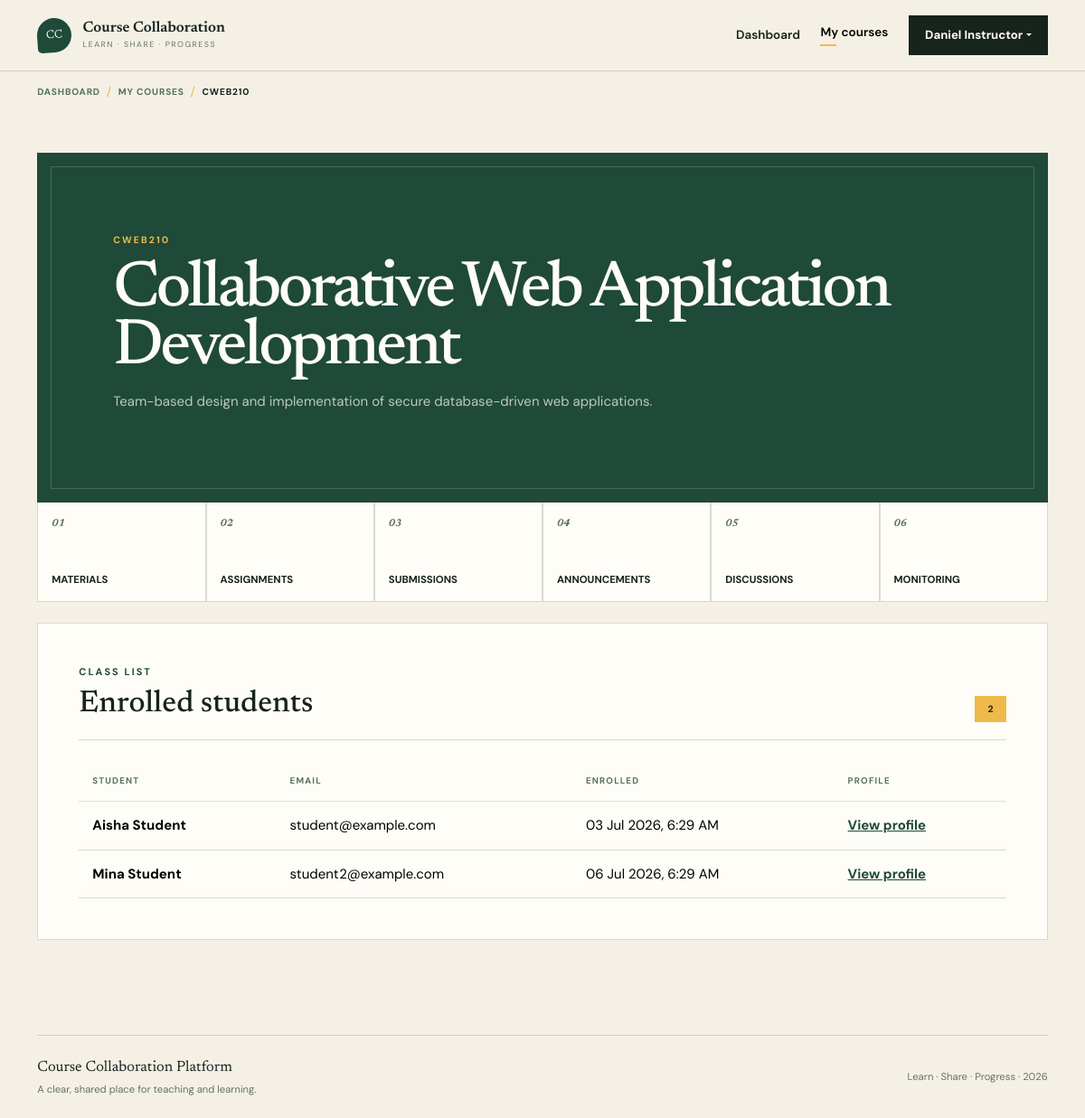
Screenshot of /instructor/course.php?id=3 (signed in) with the database file from the repository.
### tables this page shows
CREATE TABLE courses (
    id BIGINT UNSIGNED AUTO_INCREMENT PRIMARY KEY,
    instructor_id BIGINT UNSIGNED NOT NULL,
    course_code VARCHAR(30) NOT NULL,
    title VARCHAR(180) NOT NULL,
    description TEXT NULL,
    is_published TINYINT(1) NOT NULL DEFAULT 1,
    created_at TIMESTAMP NOT NULL DEFAULT CURRENT_TIMESTAMP,
    updated_at TIMESTAMP NOT NULL DEFAULT CURRENT_TIMESTAMP ON UPDATE CURRENT_TIMESTAMP,
    UNIQUE KEY uq_courses_code (course_code),
    KEY idx_courses_instructor (instructor_id),
    CONSTRAINT fk_courses_instructor
        FOREIGN KEY (instructor_id) REFERENCES users(id)
        ON UPDATE CASCADE ON DELETE RESTRICT
);

CREATE TABLE users (
    id BIGINT UNSIGNED AUTO_INCREMENT PRIMARY KEY,
    full_name VARCHAR(120) NOT NULL,
    email VARCHAR(190) NOT NULL,
    password_hash VARCHAR(255) NOT NULL,
    role ENUM('student', 'instructor') NOT NULL DEFAULT 'student',
    is_active TINYINT(1) NOT NULL DEFAULT 1,
    created_at TIMESTAMP NOT NULL DEFAULT CURRENT_TIMESTAMP,
    updated_at TIMESTAMP NOT NULL DEFAULT CURRENT_TIMESTAMP ON UPDATE CURRENT_TIMESTAMP,
    UNIQUE KEY uq_users_email (email),
    KEY idx_users_role (role)
);

CREATE TABLE enrolments (
    id BIGINT UNSIGNED AUTO_INCREMENT PRIMARY KEY,
    course_id BIGINT UNSIGNED NOT NULL,
    student_id BIGINT UNSIGNED NOT NULL,
    status ENUM('active', 'withdrawn') NOT NULL DEFAULT 'active',
    enrolled_at TIMESTAMP NOT NULL DEFAULT CURRENT_TIMESTAMP,
    UNIQUE KEY uq_enrolments_course_student (course_id, student_id),
    KEY idx_enrolments_student (student_id),
    CONSTRAINT fk_enrolments_course
        FOREIGN KEY (course_id) REFERENCES courses(id)
        ON UPDATE CASCADE ON DELETE CASCADE,
    CONSTRAINT fk_enrolments_student
        FOREIGN KEY (student_id) REFERENCES users(id)
        ON UPDATE CASCADE ON DELETE CASCADE
);

### config/app.php (called while the page is built, shortened)
<?php
function url(string $path = ''): string
{
    return BASE_URL . ($path !== '' ? '/' . ltrim($path, '/') : '');
}
function e(?string $value): string
{
    return htmlspecialchars($value ?? '', ENT_QUOTES | ENT_SUBSTITUTE, 'UTF-8');
}

### includes/auth.php (called while the page is built, shortened)
<?php
require_once __DIR__ . '/../config/app.php';
require_once __DIR__ . '/../config/database.php';
function current_user(): ?array
{
    return isset($_SESSION['user']) && is_array($_SESSION['user']) ? $_SESSION['user'] : null;
}
function require_login(): array
{
    $user = current_user();
    return $user;
}
function require_role(string $role): array
{
    $user = require_login();
    return $user;
}
function positive_id(mixed $value): ?int
{
    $validated = filter_var($value, FILTER_VALIDATE_INT, ['options' => ['min_range' => 1]]);
    return $validated === false ? null : (int) $validated;
}
function dashboard_path(array $user): string
{
    return ($user['role'] ?? '') === 'instructor' ? 'instructor/dashboard.php' : 'student/dashboard.php';
}
function format_datetime(?string $value, string $fallback = 'Not available'): string
{
    $timestamp = strtotime($value);
    return $timestamp === false ? $fallback : date('d M Y, g:i A', $timestamp);
}
function owned_course(int $courseId, int $instructorId): array
{
    $statement = database()->prepare(
        'SELECT c.*, u.full_name AS instructor_name
         FROM courses c JOIN users u ON u.id = c.instructor_id
         WHERE c.id = :course_id AND c.instructor_id = :instructor_id LIMIT 1'
    );
    $statement->execute(['course_id' => $courseId, 'instructor_id' => $instructorId]);
    $course = $statement->fetch();
    return $course;
}

### config/database.php (called while the page is built, shortened)
<?php
function database(): PDO
{
    static $connection = null;
    if ($connection instanceof PDO) {
        return $connection;
    }
    $host = getenv('DB_HOST') ?: '127.0.0.1';
    $port = getenv('DB_PORT') ?: '3306';
    $name = getenv('DB_NAME') ?: 'course_collaboration';
    $username = getenv('DB_USER') ?: 'root';
    $password = getenv('DB_PASS') ?: '';
    $dsn = "mysql:host={$host};port={$port};dbname={$name};charset=utf8mb4";
    try {
        $connection = new PDO($dsn, $username, $password, [
            PDO::ATTR_ERRMODE => PDO::ERRMODE_EXCEPTION,
            PDO::ATTR_DEFAULT_FETCH_MODE => PDO::FETCH_ASSOC,
            PDO::ATTR_EMULATE_PREPARES => false,
        ]);
    } catch (PDOException $exception) {
        error_log('Database connection failed: ' . $exception->getMessage());
        throw new RuntimeException('Unable to connect to the database. Check the application configuration.');
    }
    return $connection;
}

### instructor/course.php (the view, shortened to what this page needs)
<?php
require_once __DIR__ . '/../includes/auth.php';
$user = require_role('instructor');
$courseId = positive_id($_GET['id'] ?? null) ?? not_found('Invalid course ID.');
$course = owned_course($courseId, (int) $user['id']);
$studentStatement = database()->prepare(
    'SELECT u.id, u.full_name, u.email, e.enrolled_at
     FROM enrolments e
     JOIN users u ON u.id = e.student_id
     WHERE e.course_id = :course_id AND e.status = :status
     ORDER BY u.full_name'
);
$studentStatement->execute([
    'course_id' => $courseId,
    'status' => 'active',
]);
$students = $studentStatement->fetchAll();
$pageTitle = $course['course_code'];
$activePage = 'instructor-courses';
require __DIR__ . '/../includes/header.php';
?>
<section class="app-shell">
    <div class="container">
        <div class="course-hero">
            <span><?= e($course['course_code']) ?></span>
            <h1><?= e($course['title']) ?></h1>
            <p><?= e($course['description'] ?: 'No course description has been added yet.') ?></p>
        </div>
        <nav class="action-grid" aria-label="Course tools">
            <a href="<?= e(url('instructor/materials.php?course_id=' . $courseId)) ?>">
                <span>01</span> Materials
            </a>
            <a href="<?= e(url('instructor/assignments.php?course_id=' . $courseId)) ?>">
                <span>02</span> Assignments
            </a>
            <a href="<?= e(url('instructor/submissions.php?course_id=' . $courseId)) ?>">
                <span>03</span> Submissions
            </a>
            <a href="<?= e(url('instructor/announcements.php?course_id=' . $courseId)) ?>">
                <span>04</span> Announcements
            </a>
            <a href="<?= e(url('discussions.php?course_id=' . $courseId)) ?>">
                <span>05</span> Discussions
            </a>
            <a href="<?= e(url('instructor/monitoring.php?course_id=' . $courseId)) ?>">
                <span>06</span> Monitoring
            </a>
        </nav>
        <div class="content-panel mt-4">
            <div class="panel-heading">
                <div>
                    <p class="eyebrow mb-2">Class list</p>
                    <h2>Enrolled students</h2>
                </div>
                <span class="count-pill"><?= count($students) ?></span>
            </div>
            <?php if ($students === []): ?>
                <div class="empty-state">
                    <h3>No students enrolled</h3>
                    <p>Students will appear here after they enrol.</p>
                </div>
            <?php else: ?>
                <div class="table-responsive">
                    <table class="table app-table">
                        <thead>
                            <tr>
                                <th>Student</th>
                                <th>Email</th>
                                <th>Enrolled</th>
                                <th>Profile</th>
                            </tr>
                        </thead>
                        <tbody>
                            <?php foreach ($students as $student): ?>
                                <tr>
                                    <td><strong><?= e($student['full_name']) ?></strong></td>
                                    <td><?= e($student['email']) ?></td>
                                    <td><?= e(format_datetime($student['enrolled_at'])) ?></td>
                                    <td>
                                        <a href="<?= e(url(
                                            'instructor/student_profile.php?course_id=' . $courseId
                                            . '&student_id=' . $student['id']
                                        )) ?>">View profile</a>
                                    </td>
                                </tr>
                            <?php endforeach; ?>
                        </tbody>
                    </table>
                </div>
            <?php endif; ?>
        </div>
    </div>
</section>
<?php require __DIR__ . '/../includes/footer.php'; ?>

### includes/header.php (shortened to what this page needs)
<?php
require_once __DIR__ . '/auth.php';
$pageTitle = $pageTitle ?? 'Learn together';
$activePage = $activePage ?? 'home';
$authenticatedUser = current_user();
$breadcrumbSections = [
    'browse-courses' => ['label' => 'Browse courses', 'url' => url('student/courses.php')],
    'my-courses' => ['label' => 'My courses', 'url' => url('student/enrolled.php')],
    'instructor-courses' => ['label' => 'My courses', 'url' => url('instructor/courses.php')],
];
$breadcrumbs = [];
if ($activePage !== 'home') {
    $isDashboard = in_array($activePage, ['student-dashboard', 'instructor-dashboard'], true);
    if ($authenticatedUser !== null) {
        $breadcrumbs[] = [
            'label' => 'Dashboard',
            'url' => $isDashboard ? null : url(dashboard_path($authenticatedUser)),
        ];
    } else {
        $breadcrumbs[] = ['label' => 'Home', 'url' => url()];
    }
    if (!$isDashboard) {
        $section = $breadcrumbSections[$activePage] ?? null;
        if ($section !== null && $section['label'] !== $pageTitle) {
            $breadcrumbs[] = $section;
        }
        $breadcrumbs[] = ['label' => $pageTitle, 'url' => null];
    }
}
?>
<!doctype html>
<html lang="en">
<head>
    <link href="https://cdn.jsdelivr.net/npm/bootstrap@5.3.3/dist/css/bootstrap.min.css" rel="stylesheet">
    <link rel="stylesheet" href="<?= e(url('assets/css/style.css')) ?>">
</head>
<body>
<header class="site-header">
    <nav class="navbar navbar-expand-lg" aria-label="Main navigation">
        <div class="container py-2">
            <a class="navbar-brand brand-lockup" href="<?= e(url()) ?>" aria-label="Course Collaboration Platform home">
                <span class="brand-mark" aria-hidden="true">CC</span>
                <span>
                    <strong>Course Collaboration</strong>
                    <small>Learn &middot; Share &middot; Progress</small>
                </span>
            </a>
            <div class="collapse navbar-collapse" id="mainNavigation">
                <ul class="navbar-nav ms-auto align-items-lg-center gap-lg-2">
                    <?php if ($authenticatedUser === null): ?>
                        <li class="nav-item">
                            <a class="nav-link <?= $activePage === 'home' ? 'active' : '' ?>" <?= $activePage === 'home' ? 'aria-current="page"' : '' ?> href="<?= e(url()) ?>">Home</a>
                        </li>
                        <li class="nav-item"><a class="nav-link <?= $activePage === 'login' ? 'active' : '' ?>" href="<?= e(url('auth/login.php')) ?>">Sign in</a></li>
                        <li class="nav-item ms-lg-2"><a class="btn btn-ink" href="<?= e(url('auth/register.php')) ?>">Create account</a></li>
                    <?php else: ?>
                        <li class="nav-item"><a class="nav-link <?= $activePage === 'instructor-dashboard' ? 'active' : '' ?>" href="<?= e(url('instructor/dashboard.php')) ?>">Dashboard</a></li>
                        <li class="nav-item"><a class="nav-link <?= $activePage === 'instructor-courses' ? 'active' : '' ?>" href="<?= e(url('instructor/courses.php')) ?>">My courses</a></li>
                    <?php endif; ?>
                    <?php if ($authenticatedUser !== null): ?>
                        <li class="nav-item dropdown ms-lg-2">
                            <button class="btn btn-ink dropdown-toggle" data-bs-toggle="dropdown" type="button" aria-expanded="false"><?= e($authenticatedUser['full_name']) ?></button>
                        </li>
                    <?php endif; ?>
                </ul>
            </div>
        </div>
    </nav>
</header>
<?php if ($breadcrumbs !== []): ?>
    <nav class="breadcrumb-bar" aria-label="Breadcrumb">
        <div class="container">
            <ol class="app-breadcrumb">
                <?php foreach ($breadcrumbs as $breadcrumb): ?>
                    <li>
                        <?php if ($breadcrumb['url'] !== null): ?>
                            <a href="<?= e($breadcrumb['url']) ?>"><?= e($breadcrumb['label']) ?></a>
                        <?php else: ?>
                            <span aria-current="page"><?= e($breadcrumb['label']) ?></span>
                        <?php endif; ?>
                    </li>
                <?php endforeach; ?>
            </ol>
        </div>
    </nav>
<?php endif; ?>
<main id="main-content">

### rows the page displays
courses: instructor.full_name "Daniel Instructor", course_code "CWEB210", title "Collaborative Web Application Development", description "Team-based design and implementation of secure database-driven web applications."
enrolments: student.full_name "Aisha Student", student.email "student@example.com", enrolled_at "03 Jul 2026, 6:29 AM"
enrolments: student.full_name "Mina Student", student.email "student2@example.com", enrolled_at "06 Jul 2026, 6:29 AM"

### other values shown
$breadcrumb['label'] "DASHBOARD"
$breadcrumb['label'] "MY COURSES"
$breadcrumb['label'] "CWEB210"
count($students) "2"
